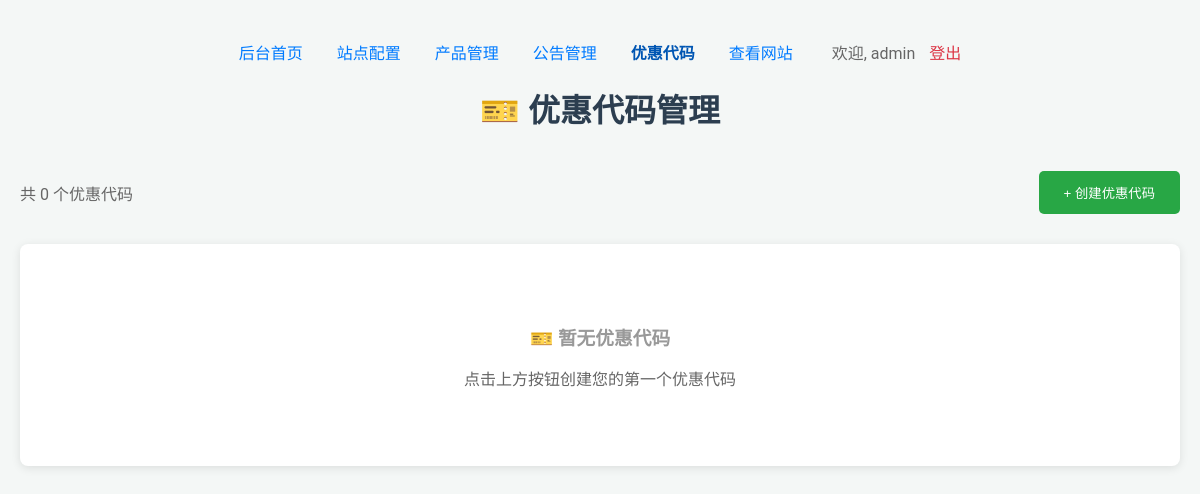
Page /admin/discount-codes (signed in) on the earlier database version.
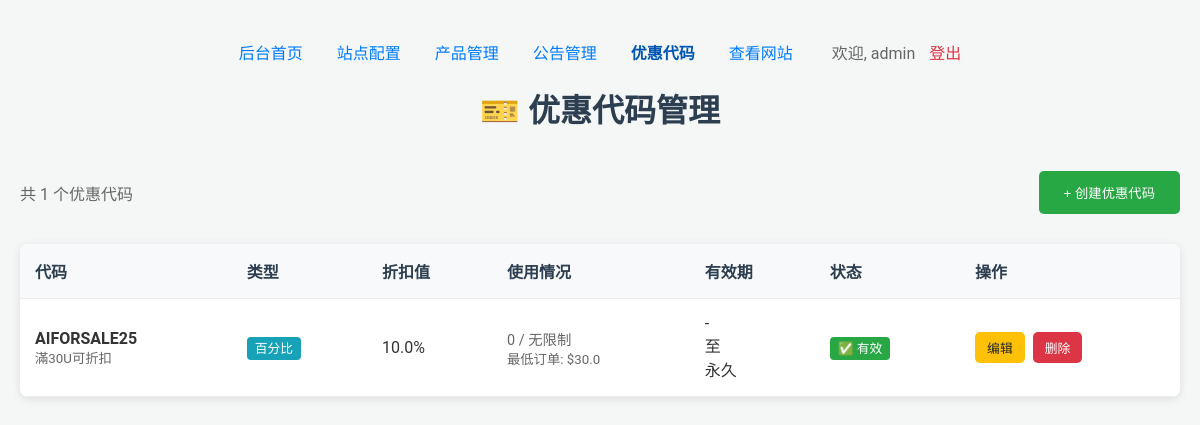
Same page on the later database version.
### backend/database.py (models this page shows, shortened)
class User(db.Model):
    id = db.Column(db.Integer, primary_key=True)
    username = db.Column(db.String(80), unique=True, nullable=False)
    password_hash = db.Column(db.String(120), nullable=False)
    email = db.Column(db.String(120), unique=True, nullable=True)
    is_active = db.Column(db.Boolean, default=True)
    is_admin = db.Column(db.Boolean, default=True)
    created_at = db.Column(db.DateTime, default=lambda: datetime.now(timezone.utc))
    last_login = db.Column(db.DateTime)

class DiscountCode(db.Model):
    id = db.Column(db.Integer, primary_key=True)
    code = db.Column(db.String(50), unique=True, nullable=False)  # 优惠代码
    discount_type = db.Column(db.String(20), default='percentage')  # 'percentage' 或 'fixed'
    discount_value = db.Column(db.Float, nullable=False)  # 折扣值（百分比或固定金额）
    description = db.Column(db.String(200))  # 优惠描述
    max_uses = db.Column(db.Integer, default=-1)  # 最大使用次数，-1表示无限制
    used_count = db.Column(db.Integer, default=0)  # 已使用次数
    min_order_amount = db.Column(db.Float, default=0)  # 最小订单金额
    valid_from = db.Column(db.DateTime)  # 有效开始时间
    valid_until = db.Column(db.DateTime)  # 有效结束时间
    is_active = db.Column(db.Boolean, default=True)  # 是否激活
    created_at = db.Column(db.DateTime, default=db.func.current_timestamp())
    updated_at = db.Column(db.DateTime, default=db.func.current_timestamp(), onupdate=db.func.current_timestamp())
    def is_valid(self, order_amount=0):
        from datetime import datetime, timezone
        if not self.is_active:
            return False, "优惠代码已禁用"
        if self.max_uses > 0 and self.used_count >= self.max_uses:
            return False, "优惠代码使用次数已达上限"
        if order_amount < self.min_order_amount:
            return False, f"订单金额需满足最低 ${self.min_order_amount} USDT"

### backend/app.py (the view)
@app.route('/admin/discount-codes', methods=['GET'])
@admin_required
def admin_discount_codes_page():
    codes = DiscountCode.query.order_by(DiscountCode.created_at.desc()).all()
    return render_template('admin/discount_codes.html', codes=codes)

### backend/app.py (called while the page is built)
def admin_required(f):
    @wraps(f)
    def decorated_function(*args, **kwargs):
        if 'user_id' not in session:
            return redirect(url_for('login'))
        user = User.query.get(session['user_id'])
        if not user or not user.is_admin or not user.is_active:
            flash('需要管理员权限才能访问此页面', 'error')
            return redirect(url_for('login'))
        return f(*args, **kwargs)
    return decorated_function

### templates/admin/discount_codes.html (shortened to what this page needs)
<!DOCTYPE html>
<html lang="zh-CN">
<head>
</head>
<body>
    <div class="container">
        <div class="nav-links">
            <a href="/admin">后台首页</a>
            <a href="/admin/settings">站点配置</a>
            <a href="/admin/products">产品管理</a>
            <a href="/admin/announcements">公告管理</a>
            <a href="/admin/discount-codes" class="active">优惠代码</a>
            <a href="/" target="_blank">查看网站</a>
            <span style="margin-left: 20px; color: #666;">欢迎, {{ session.username }}</span>
            <a href="/admin/logout" style="margin-left: 10px; color: #dc3545;">登出</a>
        </div>
        <h1>🎫 优惠代码管理</h1>
        <div class="header-actions">
            <div>
                <span style="color: #666;">共 {{ codes|length }} 个优惠代码</span>
            </div>
            <button class="btn btn-success" onclick="openCreateModal()">+ 创建优惠代码</button>
        </div>
        <div class="codes-table">
            {% if codes %}
            <table class="table">
                <thead>
                    <tr>
                        <th>代码</th>
                        <th>类型</th>
                        <th>折扣值</th>
                        <th>使用情况</th>
                        <th>有效期</th>
                        <th>状态</th>
                        <th>操作</th>
                    </tr>
                </thead>
                <tbody>
                    {% for code in codes %}
                    <tr class="{% if not code.is_valid() %}expired{% endif %}">
                        <td>
                            <strong>{{ code.code }}</strong>
                            {% if code.description %}
                            <br><small style="color: #666;">{{ code.description }}</small>
                            {% endif %}
                        </td>
                        <td>
                            {% if code.discount_type == 'percentage' %}
                                <span class="badge percentage">百分比</span>
                            {% else %}
                                <span class="badge fixed">固定金额</span>
                            {% endif %}
                        </td>
                        <td>
                            {% if code.discount_type == 'percentage' %}
                                {{ code.discount_value }}%
                            {% else %}
                                ${{ code.discount_value }} USDT
                            {% endif %}
                        </td>
                        <td>
                            <div class="usage-info">
                                {{ code.used_count }} /
                                {% if code.max_uses == -1 %}
                                    无限制
                                {% else %}
                                    {{ code.max_uses }}
                                {% endif %}
                            </div>
                            {% if code.min_order_amount > 0 %}
                            <small style="color: #666;">最低订单: ${{ code.min_order_amount }}</small>
                            {% endif %}
                        </td>
                        <td>
                            {% if code.valid_from %}
                                {{ code.valid_from.strftime('%Y-%m-%d') }}
                            {% else %}
                                -
                            {% endif %}
                            <br>至<br>
                            {% if code.valid_until %}
                                {{ code.valid_until.strftime('%Y-%m-%d') }}
                            {% else %}
                                永久
                            {% endif %}
                        </td>
                        <td>
                            {% if code.is_active and code.is_valid() %}
                                <span class="badge active">✅ 有效</span>
                            {% else %}
                                <span class="badge inactive">❌ 无效</span>
                            {% endif %}
                        </td>
                        <td>
                            <div class="code-actions">
                                <button class="btn btn-warning"
                                        data-id="{{ code.id }}"
                                        data-code="{{ code.code }}"
                                        data-type="{{ code.discount_type }}"
                                        data-value="{{ code.discount_value }}"
                                        data-description="{{ code.description or '' }}"
                                        data-max-uses="{{ code.max_uses }}"
                                        data-min-amount="{{ code.min_order_amount }}"
                                        data-valid-from="{{ code.valid_from.strftime('%Y-%m-%d') if code.valid_from else '' }}"
                                        data-valid-until="{{ code.valid_until.strftime('%Y-%m-%d') if code.valid_until else '' }}"
                                        data-active="{{ code.is_active }}"
                                        onclick="editCodeFromData(this)">编辑</button>
                                <button class="btn btn-danger"
                                        data-id="{{ code.id }}"
                                        data-code="{{ code.code }}"
                                        onclick="deleteCodeFromData(this)">删除</button>
                            </div>
                        </td>
                    </tr>
                    {% endfor %}
                </tbody>
            </table>
            {% else %}
            <div class="empty-state">
                <h3>🎫 暂无优惠代码</h3>
                <p>点击上方按钮创建您的第一个优惠代码</p>
            </div>
            {% endif %}
        </div>
    </div>
</body>
</html>

### templates/admin/discount_codes.html (style rules this page uses)
body { font-family: 'Roboto', sans-serif; background-color: #f4f7f6; margin: 0; padding: 20px; color: #333; }
.container { max-width: 1200px; margin: 20px auto; }
h1 { color: #2c3e50; text-align: center; margin-bottom: 40px; }
.nav-links { margin-bottom: 20px; text-align: center; }
.nav-links a { margin: 0 15px; color: #007bff; text-decoration: none; font-weight: 500; }
.nav-links a.active { font-weight: bold; color: #0056b3; }
.header-actions { display: flex; justify-content: space-between; align-items: center; margin-bottom: 30px; }
.btn { padding: 12px 25px; background-color: #007bff; color: white; text-decoration: none; border-radius: 5px; font-weight: 500; transition: background-color 0.3s; border: none; cursor: pointer; }
.btn.btn-success { background-color: #28a745; }
.btn.btn-danger { background-color: #dc3545; }
.btn.btn-warning { background-color: #ffc107; color: #212529; }
.codes-table { background: white; border-radius: 8px; overflow: hidden; box-shadow: 0 2px 10px rgba(0,0,0,0.1); }
.table { width: 100%; border-collapse: collapse; }
.table th, .table td { padding: 15px; text-align: left; border-bottom: 1px solid #eee; }
.table th { background: #f8f9fa; font-weight: 600; color: #2c3e50; }
.badge { padding: 4px 8px; border-radius: 4px; font-size: 0.8rem; font-weight: 500; }
.badge.active { background: #28a745; color: white; }
.badge.percentage { background: #17a2b8; color: white; }
.code-actions { display: flex; gap: 8px; }
.code-actions .btn { padding: 6px 12px; font-size: 0.8rem; }
.usage-info { font-size: 0.9rem; color: #666; }

Differences in the rows shown:
added DiscountCode: code "AIFORSALE25", description "滿30U可折扣", discount_type "百分比", discount_value "10.0", used_count "0", max_uses "无限制", min_order_amount "30.0", shows "永久", is_active "✅ 有效"
Other differences:
{{ codes|length }}: "0" → "1"
text no longer shown: "🎫 暂无优惠代码 点击上方按钮创建您的第一个优惠代码"
text now shown: "代码 类型 折扣值 使用情况 有效期 状态 操作"
